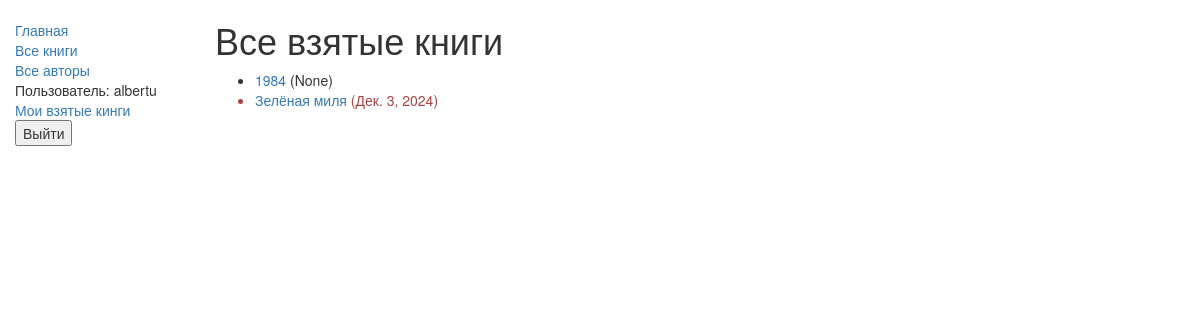
Screenshot of /catalog/allbooks/ (signed in) with the database file from the repository.
### catalog/models.py (models this page shows, shortened)
class BookInstance(models.Model):  #Модель BookInstance
    id = models.UUIDField(primary_key=True, default=uuid.uuid4,
                          help_text="Unique ID for this particular book across whole library")
    book = models.ForeignKey('Book', on_delete=models.SET_NULL, null=True, verbose_name=("Книга"))
    imprint = models.CharField(max_length=200, verbose_name=("Год выпуска"))
    due_back = models.DateField(null=True, blank=True, verbose_name=("Дата возврата"))
    borrower = models.ForeignKey(User, on_delete=models.SET_NULL, null=True, blank=True, verbose_name=("Заёмщик"))
    LOAN_STATUS = (
        ('m', 'На тех. обслуживании'),
        ('o', 'Доступна'),
        ('a', 'Взята'),
        ('r', 'Забронирована'),
    )
    status = models.CharField(max_length=1, choices=LOAN_STATUS, blank=True, default='m',
                              help_text='Book availability', verbose_name=("Состояние"))
    class Meta:
        ordering = ["due_back"]
    @property
    def is_overdue(self):
        if self.due_back and date.today() > self.due_back:
            return True
        return False

class Book(models.Model):  #Модель кинги
    title = models.CharField(max_length=200, verbose_name=("Название"))
    author = models.ForeignKey('Author', on_delete=models.SET_NULL, null=True, verbose_name=("Автор"))
    summary = models.TextField(max_length=1000, help_text="Enter a brief description of the book", verbose_name=("Описание"))
    isbn = models.CharField('ISBN', max_length=13,
                            help_text='13 Character <a href="https://www.isbn-international.org/content/what-isbn">ISBN number</a>')
    genre = models.ManyToManyField(Genre, help_text="Select a genre for this book", verbose_name=("Жанр"))
    def display_genre(self):
        """
        Creates a string for the Genre. This is required to display genre in Admin.
        """
        return ', '.join([genre.name for genre in self.genre.all()[:3]])
    display_genre.short_description = 'Genre'

### catalog/views.py (the view)
class LoanedBooksByUserListViewByLibrarian(LoginRequiredMixin,generic.ListView):
    model = BookInstance
    permission_required = 'catalog.can_mark_returned'
    template_name ='catalog/book_librarian_staff.html'
    paginate_by = 10
    def get_queryset(self):
        return BookInstance.objects.filter(status__exact='o').order_by('due_back')

### catalog/templates/catalog/book_librarian_staff.html (shortened to what this page needs)
{% extends "base_generic.html" %}
{% block content %}
    <h1>Все взятые книги</h1>
    {% if bookinstance_list %}
        <ul>
            {% for bookinst in bookinstance_list %}
                <li class="{% if bookinst.is_overdue %}text-danger{% endif %}">
                    <a href="{% url 'book-detail' bookinst.book.pk %}">{{ bookinst.book.title }}</a>
                    ({{ bookinst.due_back }}) {% if user.is_staff %}- {{ bookinst.borrower }}{% endif %}
                </li>
            {% endfor %}
        </ul>
    {% else %}
        <p>Здесь нет вязтых кинг.</p>
    {% endif %}
{% endblock %}

### catalog/templates/base_generic.html (shortened to what this page needs)
<!doctype html>
<html lang="en">
  <head>
    <link
      rel="stylesheet"
      href="https://maxcdn.bootstrapcdn.com/bootstrap/3.3.7/css/bootstrap.min.css" />
    {% load static %}
    <link rel="stylesheet" href="{% static 'css/styles.css' %}" />
  </head>
  <body>
    <div class="container-fluid">
      <div class="row">
        <div class="col-sm-2">
          {% block sidebar %}
            <ul class="sidebar-nav">
              <li><a href="{% url 'index' %}">Главная</a></li>
              <li><a href="{% url 'books' %}">Все книги</a></li>
              <li><a href="{% url 'authors' %}">Все авторы</a></li>
                {% if user.is_authenticated %}
                <li>Пользователь: {{ user.get_username }}</li>
                  <li><a href="{% url 'my-borrowed' %}">Мои взятые кинги</a></li>
                 <li><form action="{% url 'logout'%}?next={{request.path}}" method="post">
                <button class="dropdown-item" type="submit">Выйти</button>      </form>
                </li><br>  {% else %}
                <form action="{% url 'login' %}" method="post">    {% csrf_token %}
                  <button class="dropdown-item" type="submit">Войти</button>
                </form>
              {% endif %}
            </ul>
          {% endblock %}
        </div>
        <div class="col-sm-10 ">{% block content %}{% endblock %}</div>
      </div>
    </div>
  </body>
</html>

### catalog/static/css/styles.css (style rules this page uses)
.sidebar-nav { margin-top: 20px; padding: 0; list-style: none; }

### rows the page displays
BookInstance: book "1984", due_back "None"
BookInstance: book "Зелёная миля", due_back "Дек. 3, 2024"

### other values shown
{{ user.get_username }} "albertu"
